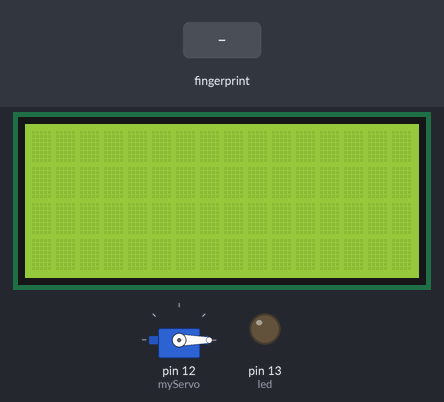
Bench run of a sketch on a simulated Arduino Uno, built with avr-gcc and run on an emulated ATmega328P. Parts: 16×4 character LCD, servo, output pins drawn as LEDs (lit = HIGH). The test bench sets the inputs (shaded band). What the sketch prints to the serial monitor is not drawn.

Above: at 2.3 s.
2.4 s: finger stored as number 1 placed on the sensor
At 3.8 s:
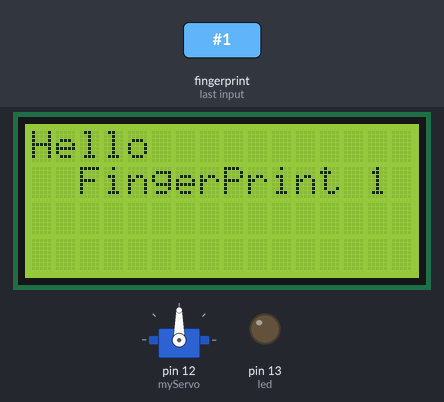
At 7.83 s:
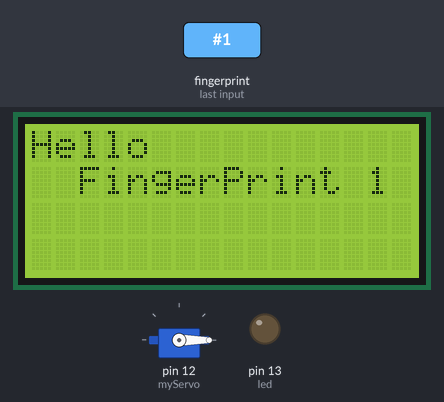
Timing chart, 0 to 9.3 s (numbered marks = the images above; inputs shaded):
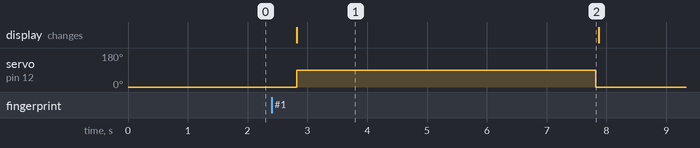

Measured:
- after the input at 2.4 s, servo on pin 12 (myServo): 0° → 90° after 0.42 s, → 0° 5.0 s later; the display: changes after 0.42 s (image 1)
- what the display in image 1 shows lasts 5.1 s, from 2.8 s to 7.9 s

The sketch:

Fingerprint_detect_servo_Control.ino
```cpp
#include <Servo.h>
#include <Adafruit_Fingerprint.h>
#include <Wire.h>
#include <LiquidCrystal_I2C.h>
LiquidCrystal_I2C lcd(0x27, 16, 4);
#include <SoftwareSerial.h>
SoftwareSerial mySerial(4, 5);
int relay =8;
int led = 13;
Adafruit_Fingerprint finger = Adafruit_Fingerprint(&mySerial);
Servo myServo;
void setup()
{
  lcd.begin();
  lcd.backlight();
  Serial.begin(9600);
  myServo.attach(12);
  myServo.write(0);
  pinMode(led, OUTPUT);
  digitalWrite(led, LOW);
  while (!Serial);
  delay(100);
  Serial.println("\n\nAdafruit finger detect test");

  // set the data rate for the sensor serial port
  finger.begin(57600);

  if (finger.verifyPassword()) {
    Serial.println("Found fingerprint sensor!");
  } else {
    Serial.println("Did not find fingerprint sensor :(");
    while (1) { delay(1); }
  }

  finger.getTemplateCount();
  Serial.print("Sensor contains "); Serial.print(finger.templateCount); Serial.println(" templates");
  Serial.println("Waiting for valid finger...");
  myServo.write(0);
}

void loop()                     // run over and over again
{
  lcd.clear();
  lcd.setCursor(0,0);
  getFingerprintIDez();
  delay(50);            //don't ned to run this at full speed.
}

uint8_t getFingerprintID() {
  myServo.write(0);
  uint8_t p = finger.getImage();
  switch (p) {
    case FINGERPRINT_OK:
      Serial.println("Image taken");
      break;
    case FINGERPRINT_NOFINGER:
      Serial.println("No finger detected");
      return p;
    case FINGERPRINT_PACKETRECIEVEERR:
      Serial.println("Communication error");
      return p;
    case FINGERPRINT_IMAGEFAIL:
      Serial.println("Imaging error");
      return p;
    default:
      Serial.println("Unknown error");
      return p;
  }

  // OK success!

  p = finger.image2Tz();
  switch (p) {
    case FINGERPRINT_OK:
      lcd.print("Converted");
      break;
    case FINGERPRINT_IMAGEMESS:
      lcd.print("Too messy");
      return p;
    case FINGERPRINT_PACKETRECIEVEERR:
      lcd.print("Communication error");
      return p;
    case FINGERPRINT_FEATUREFAIL:
      lcd.print("Features Error");
      return p;
    case FINGERPRINT_INVALIDIMAGE:
      lcd.print("Features Error");
      return p;
    default:
      lcd.print("Unknown error");
      return p;
  }

  // OK converted!
  p = finger.fingerFastSearch();
  if (p == FINGERPRINT_OK) {
    lcd.print("Found a print match!");
  } else if (p == FINGERPRINT_PACKETRECIEVEERR) {
    lcd.print("Communication error");
    return p;
  } else if (p == FINGERPRINT_NOTFOUND) {
    lcd.print("Did not find a match");
    return p;
  } else {
    lcd.print("Unknown error");
    return p;
  }

  // found a match!
  Serial.print("Found ID #"); Serial.print(finger.fingerID);
  Serial.print(" with confidence of "); Serial.println(finger.confidence);

  return finger.fingerID;
}

// returns -1 if failed, otherwise returns ID #
int getFingerprintIDez() {
  uint8_t p = finger.getImage();
  if (p != FINGERPRINT_OK)  return -1;

  p = finger.image2Tz();
  if (p != FINGERPRINT_OK)  return -1;

  p = finger.fingerFastSearch();
  if (p != FINGERPRINT_OK)  return -1;

  // found a match!
  Serial.print("Found ID #"); Serial.print(finger.fingerID);
  lcd.print("Hello ");
  lcd.setCursor(2,1);
  lcd.print("FingerPrint ");
  lcd.print(finger.fingerID);
  myServo.write(90); Serial.println("lock  open");
  delay(5000);
  digitalWrite(led, LOW);
  myServo.write(0); Serial.print("lock  close");
  Serial.print(" with confidence of "); Serial.println(finger.confidence);
  return finger.fingerID;
}
```
